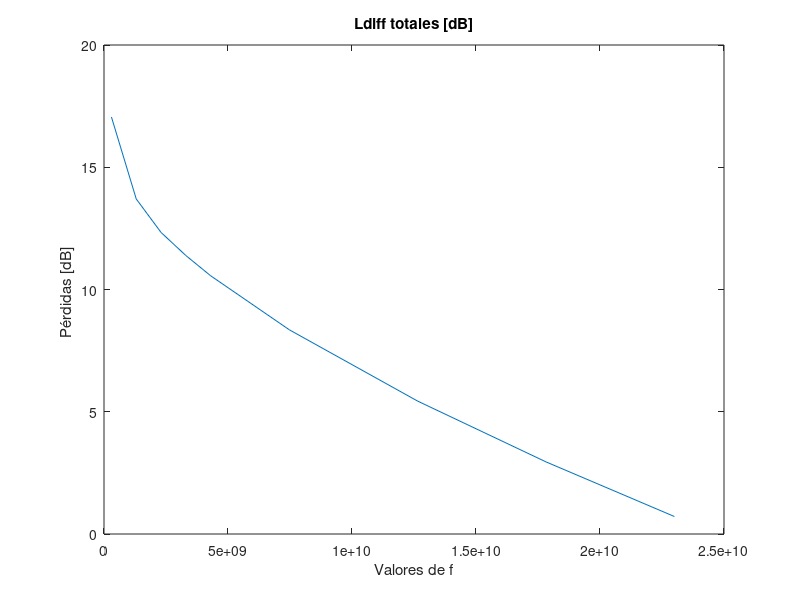

Source code (MATLAB):
%  EJERCICIO 1.3*-*-*-*-*-*-*-*-*-*-*-*-*-*-*-*-*-*-*-*--*-*-*-*-*-*-*-*-*
clear;clc;close all;
K      = 4/3;
c      = 3e8;
f      = [300,1300, 2300, 3300, 4300,7475,12650, 17825, 23000].*1e6;
lambda = c./f;
d      = 20.09e3;
R0     = 6370e3;
Re     = R0*K;
h1     = 807;

e  = [797 800 803 799 735 760 788 805];
a  = [10 0 0 0 0 0 0  8];
d1 = [0 0.806e3 1.910e3 3.721e3 7.831e3 10.955e3 14.965e3 d];
d2 = d - d1;

flecha         = d1.*d2/(2*Re);
altura_rayo    = ((e(end)+a(end)-e(1)-a(1))/d)*d1 + e(1)+a(1);
despejamiento  = e + flecha - altura_rayo;
    
numero_iteraciones    = size(lambda);
columnas              = size(f);

for iteracion=1:numero_iteraciones(2)
    R1(iteracion,:) = sqrt(lambda(1,iteracion)*d1.*d2/d); %Altura del primer rayo de Fresnel    
end

despejamiento(:,1)    =[];
despejamiento(:,end)  =[];
d1(:,1)        =[];
d1(:,end)      =[];
R1(:,1)        =[];
R1(:,end)      =[];
flecha(:,1)    =[];
flecha(:,end)  =[];
e(:,1) = [];
e(:,end) = [];

d2=d-d1;

uve_iterado              = sqrt(2)*despejamiento./R1;
Ldif_iterado             = 6.9 + 20*log10(sqrt((uve_iterado-0.1).^2 +1) + uve_iterado-0.1);


altura_rayo(:,1) = [];
altura_rayo(:,end) = [];

flecha        = (d1.*d2)/(2*Re);
despejamiento =  e + flecha - altura_rayo;


d_izq   = d1(2);
d1_izq  = d1(1);
d2_izq  = d1(2)-d1(1);
h2_izq  = e(2);
h1_izq  = h1;
AlturaRayo_izq   = ((h2_izq-h1_izq)/d_izq)*d1_izq+h1_izq;


Flecha_izquierda        = (d1_izq*d2_izq)/(2*Re);
Despejamiento_izquierda = Flecha_izquierda + e(1) - AlturaRayo_izq;      
        
d_drch  = d2(2);
d1_drch = d1(3)-d1(2);
d2_drch = d2(3);
h2_drch = e(6);
h1_drch = e(2);
AlturaRayo_drch  = ((h2_drch-h1_drch)/d_drch)*d1_drch+h1_drch;

Flecha_derecha        = (d1_drch*d2_drch)/(2*Re);
Despejamiento_derecha = Flecha_derecha + e(1) - AlturaRayo_drch;   

C =10+0.04*(d1(2)/1000+d2(2)/1000);

figure(1);
for iteracion=1:numero_iteraciones(2)

   %IZQUIERDA 
        R1_izq(iteracion,:)        = sqrt(lambda(1,iteracion)*d1_izq*d2_izq/d_izq);
  
        uve_izquiera(iteracion,:)  = sqrt(2)*(Despejamiento_izquierda./R1_izq(iteracion,:));
       
        if(uve_izquiera(iteracion,:)< -0.78)
            Lad_izquierda(iteracion,:) =0;
        else
        Lad_izquierda(iteracion,:) = 6.9 + 20*log10(sqrt((uve_izquiera(iteracion,:)-0.1).^2 +1) + uve_izquiera(iteracion,:)-0.1)
        end
        
   %DERECHA
     
        R1_drch(iteracion,:)     = sqrt(lambda(1,iteracion)*d1_drch*d2_drch/d_drch);
        
        uve_derecha(iteracion,:) = sqrt(2)*(Despejamiento_derecha./R1_drch(iteracion,:));
 
        if(uve_derecha(iteracion,:)< -0.78)
            Lad_derecha(iteracion,:) =0;
        else
        Lad_derecha(iteracion,:) = 6.9 + 20*log10(sqrt((uve_derecha(iteracion,:)-0.1).^2 +1) + uve_derecha(iteracion,:)-0.1)
        end
        
        T(iteracion,:) =1-exp(-(max(Ldif_iterado(iteracion,:)))/6);
   
   Ldiff_totales(iteracion,:) = max(Ldif_iterado(iteracion,:)) + T(iteracion,:)*(Lad_derecha(iteracion,:) + Lad_izquierda(iteracion,:) + C)

   
end
plot(f,Ldiff_totales);title("Ldiff totales [dB]");
ylabel("Pérdidas [dB] ");xlabel("Valores de f");

Peridas = [Lad_izquierda(:,1) Ldiff_totales(:,1) Lad_derecha(:,1)]
